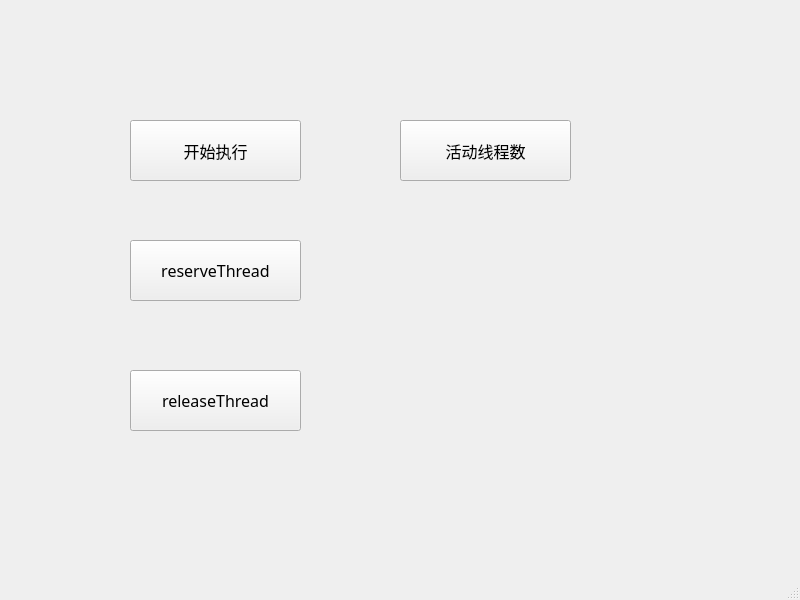
<?xml version="1.0" encoding="UTF-8"?>
<ui version="4.0">
 <class>MainWindow</class>
 <widget class="QMainWindow" name="MainWindow">
  <property name="geometry">
   <rect>
    <x>0</x>
    <y>0</y>
    <width>800</width>
    <height>600</height>
   </rect>
  </property>
  <property name="font">
   <font>
    <family>微软雅黑</family>
    <pointsize>12</pointsize>
   </font>
  </property>
  <property name="windowTitle">
   <string>MainWindow</string>
  </property>
  <widget class="QWidget" name="centralwidget">
   <widget class="QPushButton" name="startButton">
    <property name="geometry">
     <rect>
      <x>130</x>
      <y>120</y>
      <width>171</width>
      <height>61</height>
     </rect>
    </property>
    <property name="text">
     <string>开始执行</string>
    </property>
   </widget>
   <widget class="QPushButton" name="activeThreadNumButton">
    <property name="geometry">
     <rect>
      <x>400</x>
      <y>120</y>
      <width>171</width>
      <height>61</height>
     </rect>
    </property>
    <property name="text">
     <string>活动线程数</string>
    </property>
   </widget>
   <widget class="QPushButton" name="reserveThreadButton">
    <property name="geometry">
     <rect>
      <x>130</x>
      <y>240</y>
      <width>171</width>
      <height>61</height>
     </rect>
    </property>
    <property name="text">
     <string>reserveThread</string>
    </property>
   </widget>
   <widget class="QPushButton" name="releaseThreadButton">
    <property name="geometry">
     <rect>
      <x>130</x>
      <y>370</y>
      <width>171</width>
      <height>61</height>
     </rect>
    </property>
    <property name="text">
     <string>releaseThread</string>
    </property>
   </widget>
  </widget>
  <widget class="QMenuBar" name="menubar">
   <property name="geometry">
    <rect>
     <x>0</x>
     <y>0</y>
     <width>800</width>
     <height>26</height>
    </rect>
   </property>
  </widget>
  <widget class="QStatusBar" name="statusbar"/>
 </widget>
 <resources/>
 <connections/>
</ui>
